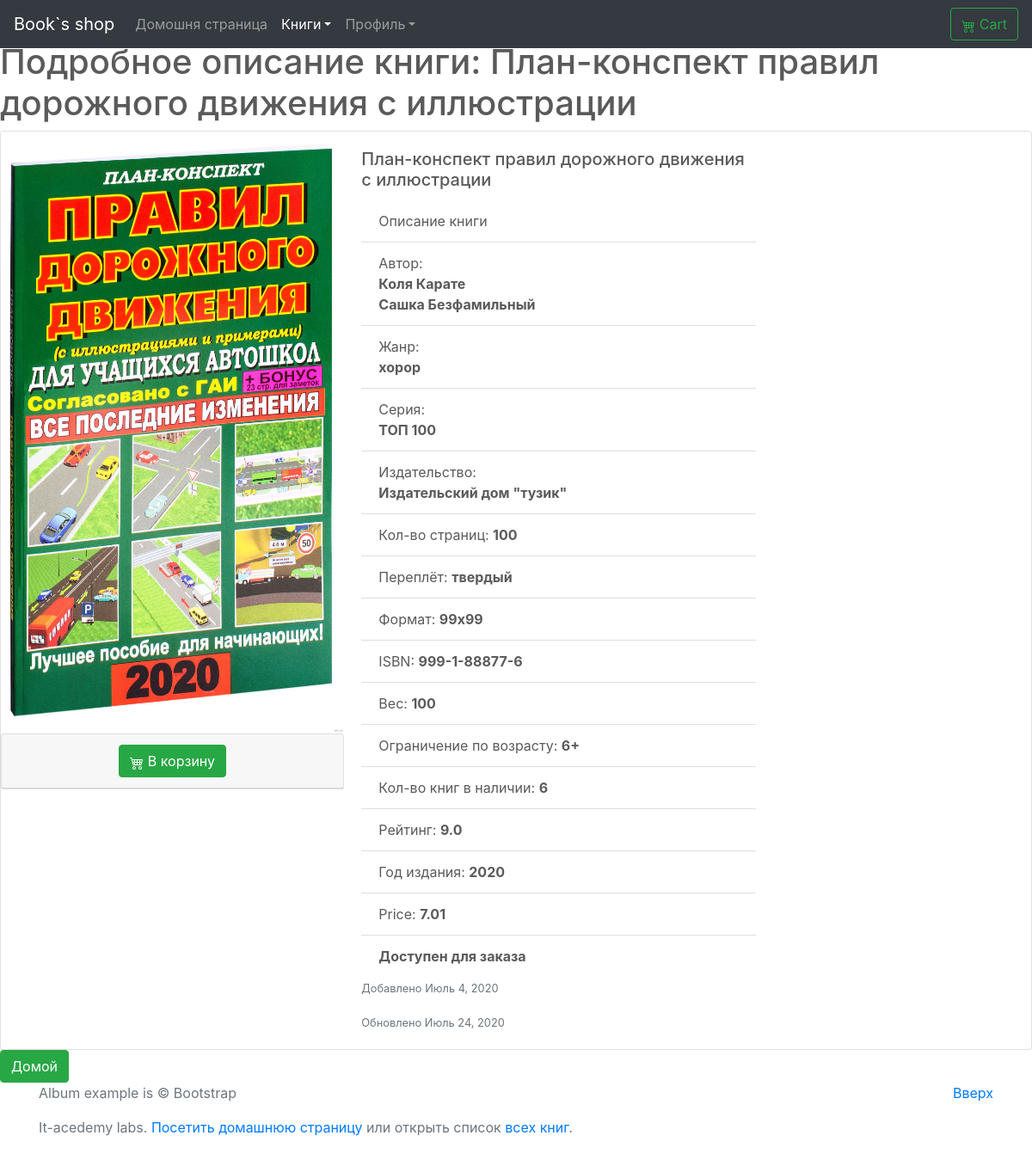
The app's page /books/detail/1 with its own data.
### books/models.py (models this page shows, shortened)
class Books(models.Model):
    name=models.CharField(
        verbose_name="Имя книги",
        max_length=100
    )
    description = models.TextField(
        verbose_name='Описание книги',
        null=True,
        blank=True
    )
    picture=models.ImageField(
        verbose_name="Фото обложки",
        upload_to="books-pic",
        null=True,
        blank=True,
        default="books-pic/default.jpg"
    )
    price=models.DecimalField(
        verbose_name="Цена",
        max_digits=5,
        decimal_places=2,
        default=00.00
    )
    author=models.ManyToManyField(
        'Author',
        verbose_name="Автор",
        related_name="books_author"
    )
    series=models.ManyToManyField(
        'Series',
        verbose_name="Серия",
        related_name="series_books",
        blank=True,
    )
    genre=models.ManyToManyField(
        'Genre',
        verbose_name="Жанр",
        related_name="genre_books"
    )
    publishing_year=models.PositiveSmallIntegerField (
        verbose_name="Год издания",
        default=2020
    )
    count_page=models.IntegerField(
        verbose_name="Кол-во страниц",
        default=100
    )
    binging=models.ForeignKey(
        'Binging',
        verbose_name="Переплёт",
        on_delete=models.PROTECT,
        default=1
    )
    format_book=models.CharField(
        verbose_name="Формат",
        default="99x99",
        max_length=15
    )
    isbn=models.CharField(
        verbose_name="ISBN",
        default="999-1-88877-6",
        max_length=15
    )
    weight=models.PositiveSmallIntegerField(
        verbose_name="Вес(гр.)",
        default="100"
    )
    age_limit=models.CharField(
        verbose_name="Ограничение по возрасту",
        default="6+",
        max_length=3
    )
    publisher=models.ManyToManyField(
        'Publisher',
        verbose_name="Издательство",
        related_name="publisher_books"
    )
    count_book=models.IntegerField(
        verbose_name="Ко-во книг в наличии",
        default=100
    )
    availability=models.BooleanField(
        verbose_name="Наличие книги",
        default=True
    )
    rating=models.FloatField(
        verbose_name="Рейтинг",
        validators=[MinValueValidator(0), MaxValueValidator(10)],
        default=9
    )
    created=models.DateField(
        verbose_name="Дата внесения в каталог",
        auto_now=False,
        auto_now_add=True
    )
    updated=models.DateField(
        verbose_name="Дата последнего изменения",
        auto_now=True,
        auto_now_add=False
    )
    user=models.ForeignKey(
        User,
        on_delete=models.PROTECT,
        default=2
    )

class Author(models.Model):
    first_name=models.CharField(
        verbose_name="Имя",
        max_length=50
    )
    last_name=models.CharField(
        verbose_name="Фамилия",
        max_length=50
    )
    description = models.TextField(
        verbose_name="Информация об атворе",
        null=True,
        blank=True,
        default='Информация об авторескоро будет добавлена на сайт. Сделать ее более полной и интересной помогут объективные отзывы тех, кто хорошо знаком с творчеством и фактами биографии данного автора. Оставляйте свои комментарии, делитесь впечатлениями и вступайте в дискуссии — это поможет другим сделать выбор.'
    )
    def __str__(self):
        return f"{self.first_name} {self.last_name}"

class Genre(models.Model):
    name = models.CharField(
        verbose_name ="Название Жанра",
        max_length=30
        )
    description = models.TextField(
        verbose_name="Описание Жанра",
        null=True,
        blank=True
    )

class Series(models.Model):
    name = models.CharField(
        verbose_name ="Серия книг",
        max_length=50
        )

class Publisher(models.Model):
    name = models.CharField(
        verbose_name ="Издатель",
        max_length=50
        )

class Binging(models.Model):
    name = models.CharField(
        verbose_name ="Тип переплёта",
        max_length=30
        )
    def __str__(self):
        return self.name

### books/views.py (the view)
# urls.py: path('detail/<int:pk>', views.BooksDetail.as_view(),name='detail'),
class BooksDetail(DetailView):
    model= models.Books
    template_name='books/detail.html'

### books/templates/books/detail.html (shortened to what this page needs)
{% extends "base.html" %}
{% load crispy_forms_tags %}
        {% block books_active %}
          <a class="nav-link dropdown-toggle active" href="{% url 'CRUDL_books:list' %}" id="dropdown01" data-toggle="dropdown" aria-haspopup="true" aria-expanded="true">Книги</a>
          {% endblock books_active %}
    {% block main %}
<body>
    <h1>Подробное описание книги: {{object.name}}</h1>
<div class="card mb-10" style="max-width: 1850px;">
  <div class="row no-gutters">
    <div class="col-md-4">
        {% if object.picture %}
            <img  height="700" weight="200" src="{{object.picture.url}}" class="card-img" alt="">
        {% else %}
            <img src="..." class="card-img" alt="...">
        {% endif %}
        <div class="card text-center">
        <div class="card-header">
            <a href="{% url 'cart:add' %}?book_pk={{object.pk}}" class="btn btn-success">
              В корзину</a>
        </div>
        </div>
    </div>
    <div class="col-md-5">
      <div class="card-body">
        <h5 class="card-title">{{object.name}}</h5>
            <ul class="list-group list-group-flush">
                <li class="list-group-item">Описание книги</li>
                 <li class="list-group-item">Автор:<br>
                {% for author in object.author.all %}
                    <b>{{author}}</b> <br>
                {% endfor %}
                </li>
                <li class="list-group-item">Жанр:  <br>
                {% for genre in object.genre.all %}
                    <b>{{genre.name}}</b><br>
                {% endfor %}
                </li>
                <li class="list-group-item">Серия:  <br>
                {% for series in object.series.all %}
                    <b>{{series.name}}</b> <br>
                {% endfor %}
                </li>
                <li class="list-group-item">Издательство:  <br>
                {% for publisher in object.publisher.all %}
                    <b>{{publisher.name}}</b><br>
                {% endfor %}
                </li>
                <li class="list-group-item">Кол-во страниц: <b>{{object.count_page}}</b></li>
                <li class="list-group-item">Переплёт: <b>{{object.binging}}</b></li>
                <li class="list-group-item">Формат: <b>{{object.format_book}}</b></li>
                <li class="list-group-item">ISBN: <b>{{object.isbn}}</b></li>
                <li class="list-group-item">Вес: <b>{{object.weight}}</b></li>
                <li class="list-group-item">Ограничение по возрасту: <b>{{object.age_limit}}</b></li>
                <li class="list-group-item">Кол-во книг в наличии: <b>{{object.count_book}}</b></li>
                <li class="list-group-item">Рейтинг: <b>{{object.rating}}</b></li>
                <li class="list-group-item">Год издания: <b>{{object.publishing_year}}</b></li>
                <li class="list-group-item">Price: <b>{{object.price}}</b></li>
                {% if object.availability %}
                    <li class="list-group-item"><b>Доступен для заказа</b></li>
                {% else %}
                    <li class="list-group-item"><b>Не доступен для заказа</b></li>
                {% endif %}
            </ul>
        <p class="card-text"><small class="text-muted">Добавлено {{object.created}}</small></p>
        <p class="card-text"><small class="text-muted">Обновлено {{object.updated}}</small></p>
      </div>
    </div>
  </div>
</div>
        <a class="btn btn-success" href="{% url 'home_page'%}">Домой </a>
</body>
{% endblock main %}

### test_hello_word/static/css/carousel.css (style rules this page uses)
body { padding-top: 3rem; padding-bottom: 3rem; color: #5a5a5a; }

### records on screen
Books: name "План-конспект правил дорожного движения с иллюстрации", picture (picture), count_page "100", binging "твердый", format_book "99x99", isbn "999-1-88877-6", weight "100", age_limit "6+", count_book "6", rating "9.0", publishing_year "2020", price "7.01", created "Июль 4, 2020", updated "Июль 24, 2020"
Author: first_name+last_name "Коля Карате"
Author: first_name+last_name "Сашка Безфамильный"
Genre: name "хорор"
Series: name "ТОП 100"
Publisher: name "Издательский дом \"тузик\""
